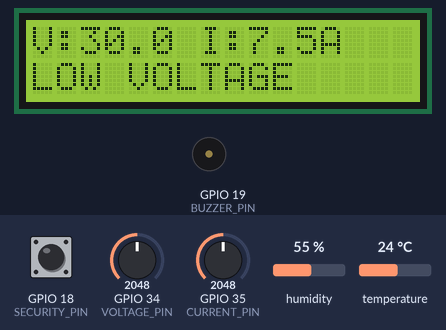
Recording of a sketch running on a simulated ESP32. Shown: 16×2 character LCD, buzzer (waves = sounding). Inputs (shaded band) come from the test bench; at power-on: GPIO 34 (VOLTAGE_PIN) = 2048, GPIO 35 (CURRENT_PIN) = 2048, GPIO 18 (SECURITY_PIN) HIGH, humidity 55 %, temperature 24 °C. WiFi joins after 1.5 s; servers stay silent unless stated; what the sketch prints to the serial monitor is not drawn.

Above: at 6.5 s.
6.6 s: GPIO 34 (VOLTAGE_PIN) set to 2697
At 9.1 s:
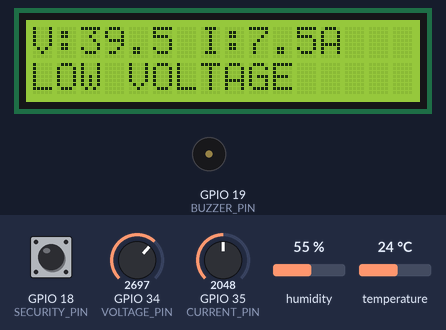
9.4 s: GPIO 34 (VOLTAGE_PIN) set to 2784
At 10.7 s:
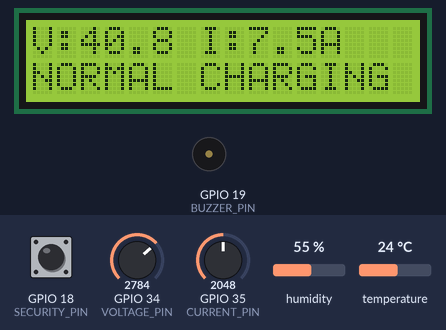
11.4 s: GPIO 35 (CURRENT_PIN) set to 2699
At 13.1 s:
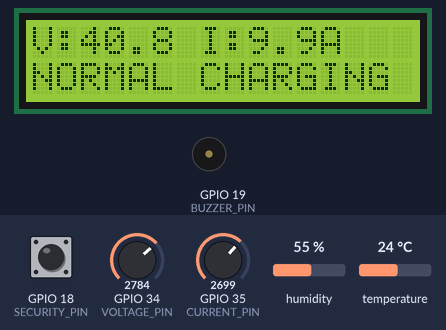
13.4 s: GPIO 35 (CURRENT_PIN) set to 2758
At 14.9 s:
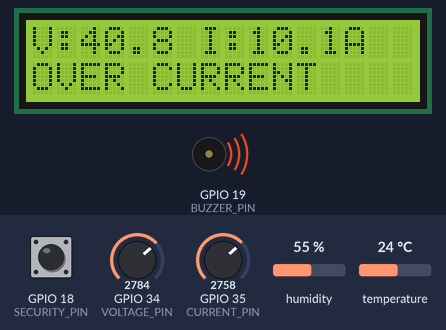
15.4 s: GPIO 18 (SECURITY_PIN) pulled LOW for 1 s
At 16.2 s:
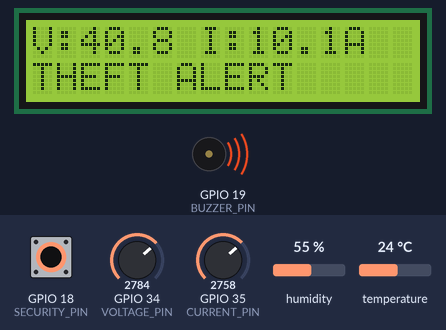
19.4 s: GPIO 35 (CURRENT_PIN) set to 122
At 20.5 s:
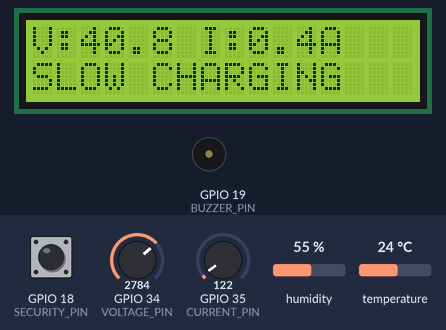
Timing chart, 0 to 22.4 s (numbered marks = the images above; inputs shaded):
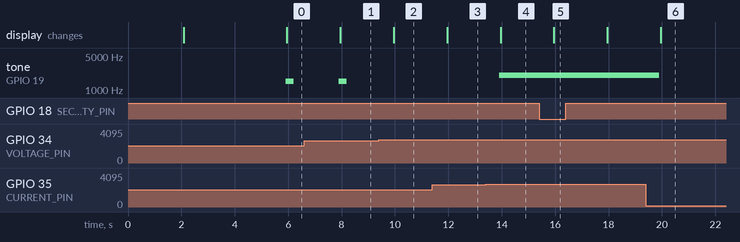

The sketch:

sketch.ino
```cpp
#define BLYNK_TEMPLATE_ID "TMPL3mV9B5mEe"
#define BLYNK_TEMPLATE_NAME "EV Charging Monitoring System"
#define BLYNK_AUTH_TOKEN "YOUR_BLYNK_AUTH_TOKEN"

#define BLYNK_PRINT Serial

#include <WiFi.h>
#include <BlynkSimpleEsp32.h>
#include <Wire.h>
#include <LiquidCrystal_I2C.h>
#include <DHT.h>

// Pin definitions
#define DHT_PIN 15
#define DHT_TYPE DHT22
#define VOLTAGE_PIN 34
#define CURRENT_PIN 35
#define BUZZER_PIN 19
#define SECURITY_PIN 18

// LCD and DHT objects
LiquidCrystal_I2C lcd(0x27, 16, 2);
DHT dht(DHT_PIN, DHT_TYPE);

BlynkTimer timer;

// Monitoring thresholds
const float MAX_CURRENT = 10.0;
const float THEFT_THRESHOLD = 1.0;
const float DRIVER_CHANGE_THRESHOLD = 2.5;

// Driver monitoring
float previousCurrent = 0;
bool firstReading = true;

void monitorEV() {

  // 1. Read sensors
  int voltageRaw = analogRead(VOLTAGE_PIN);
  int currentRaw = analogRead(CURRENT_PIN);

  float voltage = (voltageRaw / 4095.0) * 60.0;
  float current = (currentRaw / 4095.0) * 15.0;
  float temperature = dht.readTemperature();

  bool tempValid = !isnan(temperature);

  // 2. Security monitoring
  bool securityArmed = (digitalRead(SECURITY_PIN) == LOW);

  bool theftAlert =
    securityArmed && current > THEFT_THRESHOLD;

  // 3. Charging monitoring
  bool overcurrent = current > MAX_CURRENT;

  bool chargingFault =
    voltage <= 5.0 || current <= 0.2;

  bool lowVoltage =
    voltage > 5.0 && voltage < 40.0;

  bool slowCharging =
    voltage >= 40.0 &&
    voltage <= 55.0 &&
    current > 0.2 &&
    current < 2.0;

  bool chargingNormal =
    voltage >= 40.0 &&
    voltage <= 55.0 &&
    current >= 2.0 &&
    current <= MAX_CURRENT;

  // 4. Driver behaviour monitoring
  bool driverAlert = false;

  if (!firstReading) {
    driverAlert =
      abs(current - previousCurrent) >
      DRIVER_CHANGE_THRESHOLD;
  }

  previousCurrent = current;
  firstReading = false;

  // 5. Determine charging status
  String chargingStatus;

  if (theftAlert)
    chargingStatus = "THEFT ALERT";
  else if (overcurrent)
    chargingStatus = "OVER CURRENT";
  else if (chargingFault)
    chargingStatus = "NOT CHARGING";
  else if (lowVoltage)
    chargingStatus = "LOW VOLTAGE";
  else if (slowCharging)
    chargingStatus = "SLOW CHARGING";
  else if (chargingNormal)
    chargingStatus = "NORMAL CHARGING";
  else
    chargingStatus = "CHECK CHARGING";

  // 6. Buzzer
  if (theftAlert || overcurrent) {
    tone(BUZZER_PIN, 2000);
  }
  else if (lowVoltage) {
    tone(BUZZER_PIN, 1500, 300);
  }
  else {
    noTone(BUZZER_PIN);
  }

  // 7. LCD display
  lcd.setCursor(0, 0);
  lcd.print("V:");
  lcd.print(voltage, 1);
  lcd.print(" I:");
  lcd.print(current, 1);
  lcd.print("A ");

  lcd.setCursor(0, 1);
  lcd.print("                ");
  lcd.setCursor(0, 1);
  lcd.print(chargingStatus);

  // 8. Serial Monitor
  Serial.println("\n----- EV MONITOR -----");

  Serial.print("Voltage: ");
  Serial.print(voltage);
  Serial.println(" V");

  Serial.print("Current: ");
  Serial.print(current);
  Serial.println(" A");

  if (tempValid) {
    Serial.print("Temperature: ");
    Serial.print(temperature);
    Serial.println(" C");
  }
  else {
    Serial.println("Temperature: Sensor Error");
  }

  Serial.print("Security: ");
  Serial.println(securityArmed ? "ARMED" : "DISARMED");

  Serial.print("Charging Status: ");
  Serial.println(chargingStatus);

  Serial.print("Driver Behaviour: ");
  Serial.println(driverAlert ? "LOAD ANOMALY" : "NORMAL");

  Serial.print("Anti-Theft: ");
  Serial.println(theftAlert ? "UNAUTHORIZED LOAD" : "SAFE");

  // 9. Send data to Blynk
  Blynk.virtualWrite(V0, voltage);
  Blynk.virtualWrite(V1, current);

  if (tempValid) {
    Blynk.virtualWrite(V2, temperature);
  }

  Blynk.virtualWrite(V3, chargingStatus);

  String securityStatus;

  if (theftAlert)
    securityStatus = "THEFT ALERT";
  else if (securityArmed)
    securityStatus = "ARMED";
  else
    securityStatus = "DISARMED";

  Blynk.virtualWrite(V4, securityStatus);
}

void setup() {

  Serial.begin(115200);

  Wire.begin(21, 22);

  pinMode(BUZZER_PIN, OUTPUT);
  pinMode(SECURITY_PIN, INPUT_PULLUP);

  lcd.init();
  lcd.backlight();

  dht.begin();

  lcd.setCursor(0, 0);
  lcd.print("EV Monitoring");
  lcd.setCursor(0, 1);
  lcd.print("System Starting");

  delay(2000);
  lcd.clear();

  // Connect to Blynk using Wokwi WiFi
  Serial.println("Connecting to Blynk...");

  WiFi.mode(WIFI_STA);
  WiFi.begin("Wokwi-GUEST", "", 6);

  Serial.print("Connecting to WiFi");

  while (WiFi.status() != WL_CONNECTED) {
    delay(250);
    Serial.print(".");
  }

  Serial.println("\nWiFi Connected!");
  Serial.println(WiFi.localIP());

  Blynk.config(BLYNK_AUTH_TOKEN);

  if (Blynk.connect(10000)) {
    Serial.println("Blynk Connected!");
  } else {
    Serial.println("Blynk Connection Failed!");
  }

  Serial.println("Blynk Connected!");

  // Monitor and upload every 2 seconds
  timer.setInterval(2000L, monitorEV);
}

void loop() {

  Blynk.run();
  timer.run();

}
```

Measured:
- the behaviour switches between 2729 and 2730 on GPIO 34 (VOLTAGE_PIN) (found by bisection; images 1 and 2)
- the behaviour switches between 2730 and 2731 on GPIO 35 (CURRENT_PIN) (found by bisection; images 3 and 4)
- after the input at 6.6 s, the display: changes after 1.3 s (image 1)
- after the input at 9.4 s, tone on GPIO 19 (BUZZER_PIN): stays silent (without the input it goes to 1500 Hz after 0.50 s); the display: changes after 0.56 s (image 2)
- after the input at 11.4 s, the display: changes after 0.55 s (image 3)
- after the input at 13.4 s, tone on GPIO 19 (BUZZER_PIN): silent → 2000 Hz after 0.50 s; the display: changes after 0.56 s (image 4)
- after the input at 15.4 s, the display: changes after 0.55 s (image 5)
- after the input at 19.4 s, tone on GPIO 19 (BUZZER_PIN): 2000 Hz → silent after 0.50 s; the display: changes after 0.55 s (image 6)
